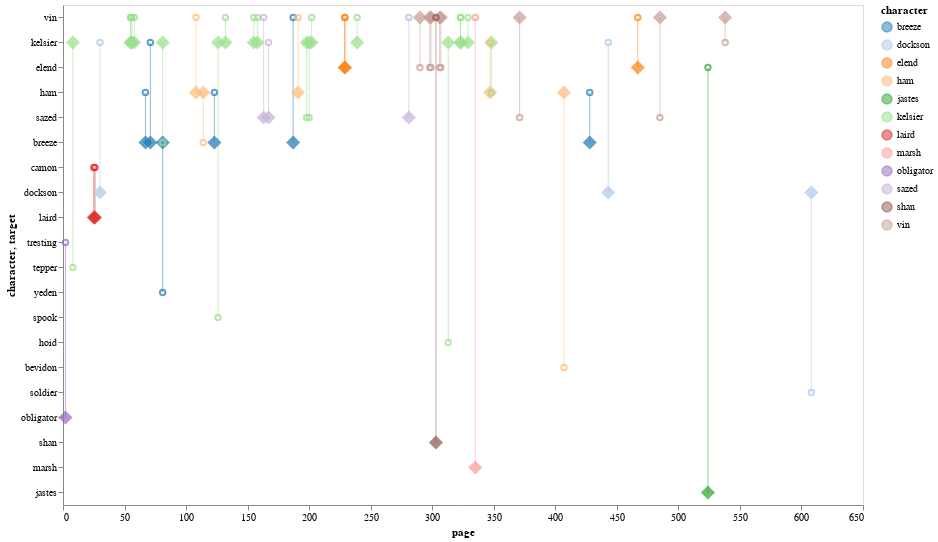

Notebook code cell kept with this figure:
### Code cell
raisers = alt.Chart(fe).mark_point(shape='diamond',filled=True,size=200).encode(
    x='page:Q',
    color=alt.Color('character:N',scale=alt.Scale(scheme='category20')),
    y = alt.Y('character:N',sort=alt.EncodingSortField(field='char_order',op='count',order='descending')),
    tooltip=['character:N','target:N','page:Q'],
)


raisees = raisers.mark_point().encode(
    x='page:Q',
    #color=alt.value('orange'),
    y = alt.Y('target:N',sort=alt.EncodingSortField(field='char_order',op='count',order='descending')),# sort=custom_char_sort),
    tooltip=['character:N','target:N','page:Q'],
)


lines = alt.Chart(fe).mark_rule().encode(
    x = 'page:Q',
    y = alt.Y('character:N',sort=alt.EncodingSortField(field='char_order',op='count',order='descending')),
    y2 = alt.Y2('target:N'),
    color='character:N',
    tooltip=['character:N','target:N','page:Q'],
    opacity = alt.value(0.5),
)

chart =  lines + raisers + raisees 

chart.configure_axis(
    grid=False
).properties(
    height=500, 
    width=800
)

### Figure 1 — Vega-Lite specification as saved in the notebook (floating-point values rounded to 4 significant figures)
{"config": {"view": {"continuousWidth": 400, "continuousHeight": 300}, "axis": {"grid": false}}, "layer": [{"mark": "rule", "encoding": {"color": {"type": "nominal", "field": "character"}, "opacity": {"value": 0.5}, "tooltip": [{"type": "nominal", "field": "character"}, {"type": "nominal", "field": "target"}, {"type": "quantitative", "field": "page"}], "x": {"type": "quantitative", "field": "page"}, "y": {"type": "nominal", "field": "character", "sort": {"field": "char_order", "op": "count", "order": "descending"}}, "y2": {"field": "target"}}}, {"mark": {"type": "point", "filled": true, "shape": "diamond", "size": 200}, "encoding": {"color": {"type": "nominal", "field": "character", "scale": {"scheme": "category20"}}, "tooltip": [{"type": "nominal", "field": "character"}, {"type": "nominal", "field": "target"}, {"type": "quantitative", "field": "page"}], "x": {"type": "quantitative", "field": "page"}, "y": {"type": "nominal", "field": "character", "sort": {"field": "char_order", "op": "count", "order": "descending"}}}}, {"mark": "point", "encoding": {"color": {"type": "nominal", "field": "character", "scale": {"scheme": "category20"}}, "tooltip": [{"type": "nominal", "field": "character"}, {"type": "nominal", "field": "target"}, {"type": "quantitative", "field": "page"}], "x": {"type": "quantitative", "field": "page"}, "y": {"type": "nominal", "field": "target", "sort": {"field": "char_order", "op": "count", "order": "descending"}}}}], "data": {"name": "data-f21fd9da2a8a5c36331b410cdedc1246"}, "height": 500, "width": 800, "$schema": "https://vega.github.io/schema/vega-lite/v4.0.2.json", "datasets": {"data-f21fd9da2a8a5c36331b410cdedc1246": [{"page": 2, "character": "obligator", "target": "tresting", "book": 1, "char_order": "obligator"}, {"page": 8, "character": "kelsier", "target": "tepper", "book": 1, "char_order": "kelsier"}, {"page": 25, "character": "laird", "target": "camon", "book": 1, "char_order": "laird"}, {"page": 26, "character": "laird", "target": "camon", "book": 1, "char_order": "laird"}, {"page": 30, "character": "dockson", "target": "kelsier", "book": 1, "char_order": "dockson"}, {"page": 55, "character": "kelsier", "target": "vin", "book": 1, "char_order": "kelsier"}, {"page": 55, "character": "kelsier", "target": "vin", "book": 1, "char_order": "kelsier"}, {"page": 56, "character": "kelsier", "target": "vin", "book": 1, "char_order": "kelsier"}, {"page": 58, "character": "kelsier", "target": "vin", "book": 1, "char_order": "kelsier"}, {"page": 67, "character": "breeze", "target": "ham", "book": 1, "char_order": "breeze"}, {"page": 71, "character": "breeze", "target": "kelsier", "book": 1, "char_order": "breeze"}, {"page": 81, "character": "kelsier", "target": "breeze", "book": 1, "char_order": "kelsier"}, {"page": 81, "character": "breeze", "target": "yeden", "book": 1, "char_order": "breeze"}, {"page": 108, "character": "ham", "target": "vin", "book": 1, "char_order": "ham"}, {"page": 114, "character": "ham", "target": "breeze", "book": 1, "char_order": "ham"}, {"page": 123, "character": "breeze", "target": "ham", "book": 1, "char_order": "breeze"}, {"page": 126, "character": "kelsier", "target": "spook", "book": 1, "char_order": "kelsier"}, {"page": 132, "character": "kelsier", "target": "vin", "book": 1, "char_order": "kelsier"}, {"page": 155, "character": "kelsier", "target": "vin", "book": 1, "char_order": "kelsier"}, {"page": 158, "character": "kelsier", "target": "vin", "book": 1, "char_order": "kelsier"}, {"page": 163, "character": "sazed", "target": "vin", "book": 1, "char_order": "sazed"}, {"page": 167, "character": "sazed", "target": "kelsier", "book": 1, "char_order": "sazed"}, {"page": 187, "character": "breeze", "target": "vin", "book": 1, "char_order": "breeze"}, {"page": 191, "character": "ham", "target": "vin", "book": 1, "char_order": "ham"}, {"page": 198, "character": "kelsier", "target": "sazed", "book": 1, "char_order": "kelsier"}, {"page": 200, "character": "kelsier", "target": "sazed", "book": 1, "char_order": "kelsier"}, {"page": 202, "character": "kelsier", "target": "vin", "book": 1, "char_order": "kelsier"}, {"page": 229, "character": "elend", "target": "vin", "book": 1, "char_order": "elend"}, {"page": 229, "character": "elend", "target": "vin", "book": 1, "char_order": "elend"}, {"page": 239, "character": "kelsier", "target": "vin", "book": 1, "char_order": "kelsier"}, {"page": 281, "character": "sazed", "target": "vin", "book": 1, "char_order": "sazed"}, {"page": 290, "character": "vin", "target": "elend", "book": 1, "char_order": "vin"}, {"page": 298, "character": "vin", "target": "elend", "book": 1, "char_order": "vin"}, {"page": 299, "character": "vin", "target": "elend", "book": 1, "char_order": "vin"}, {"page": 303, "character": "shan", "target": "vin", "book": 1, "char_order": "shan"}, {"page": 306, "character": "vin", "target": "elend", "book": 1, "char_order": "vin"}, {"page": 307, "character": "vin", "target": "elend", "book": 1, "char_order": "vin"}, {"page": 313, "character": "kelsier", "target": "hoid", "book": 1, "char_order": "kelsier"}, {"page": 323, "character": "kelsier", "target": "vin", "book": 1, "char_order": "kelsier"}, {"page": 323, "character": "kelsier", "target": "vin", "book": 1, "char_order": "kelsier"}, {"page": 329, "character": "kelsier", "target": "vin", "book": 1, "char_order": "kelsier"}, {"page": 335, "character": "marsh", "target": "vin", "book": 1, "char_order": "marsh"}, {"page": 347, "character": "ham", "target": "kelsier", "book": 1, "char_order": "ham"}, {"page": 348, "character": "kelsier", "target": "ham", "book": 1, "char_order": "kelsier"}, {"page": 371, "character": "vin", "target": "sazed", "book": 1, "char_order": "vin"}, {"page": 407, "character": "ham", "target": "bevidon", "book": 1, "char_order": "ham"}, {"page": 428, "character": "breeze", "target": "ham", "book": 1, "char_order": "breeze"}, {"page": 443, "character": "dockson", "target": "kelsier", "book": 1, "char_order": "dockson"}, {"page": 467, "character": "elend", "target": "vin", "book": 1, "char_order": "elend"}, {"page": 485, "character": "vin", "target": "sazed", "book": 1, "char_order": "vin"}, {"page": 524, "character": "jastes", "target": "elend", "book": 1, "char_order": "jastes"}, {"page": 538, "character": "vin", "target": "kelsier", "book": 1, "char_order": "vin"}, {"page": 608, "character": "dockson", "target": "soldier", "book": 1, "char_order": "dockson"}]}}
